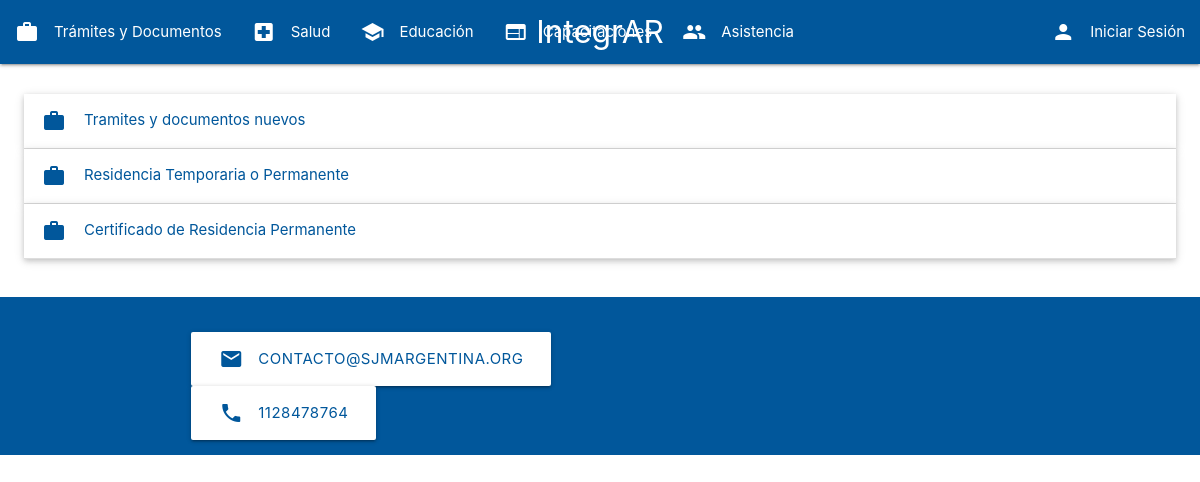
The app's page /consultas/tramites, older data.
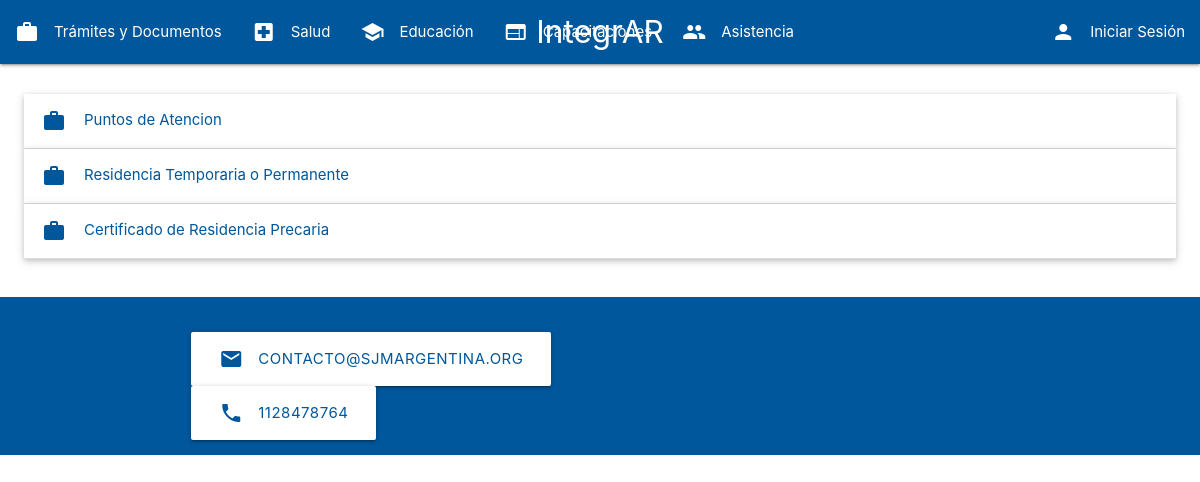
The same page, newer data.
### consultas/models.py (models this page shows, shortened)
class Consulta(models.Model):
    titulo = models.CharField(max_length=200)
    descripcion = models.TextField()
    categoria = models.ForeignKey(Categoria, on_delete=models.CASCADE, related_name='consultas', null=True)  # Permite nulos temporalmente
    enlace = models.URLField(blank=True, null=True)

### consultas/views.py (the view)
# urls.py: path('consultas/tramites', views.tramites, name='tramites'),
def tramites(request, categoria_id=None):
    categoria_tramites = Categoria.objects.get(nombre="Tramites")
    consultas_tramites = Consulta.objects.filter(categoria=categoria_tramites)
    return render(request, 'tramites.html', {'consultas': consultas_tramites})

### consultas/templates/tramites.html (shortened to what this page needs)
<!DOCTYPE html>
<html lang="es">
<body>
    {% include 'navbar.html' %}
    <ul class="collapsible popout">
        {% for consulta in consultas %}
        <li>
          <div class="collapsible-header light-blue-text text-darken-4"><i class="material-icons">work</i>{{ consulta.titulo }}</div>
        </li>
        {% empty %}
            <p>No hay consultas en la categoría Tramites y Documentacion.</p>
        {% endfor %}
    </ul>
    {% include 'footer.html' %}
</body>
</html>

Row changes from the older to the newer data that the page shows:
removed Consulta: titulo "Tramites y documentos nuevos"
removed Consulta: titulo "Certificado de Residencia Permanente"
added Consulta: titulo "Puntos de Atencion"
added Consulta: titulo "Certificado de Residencia Precaria"
